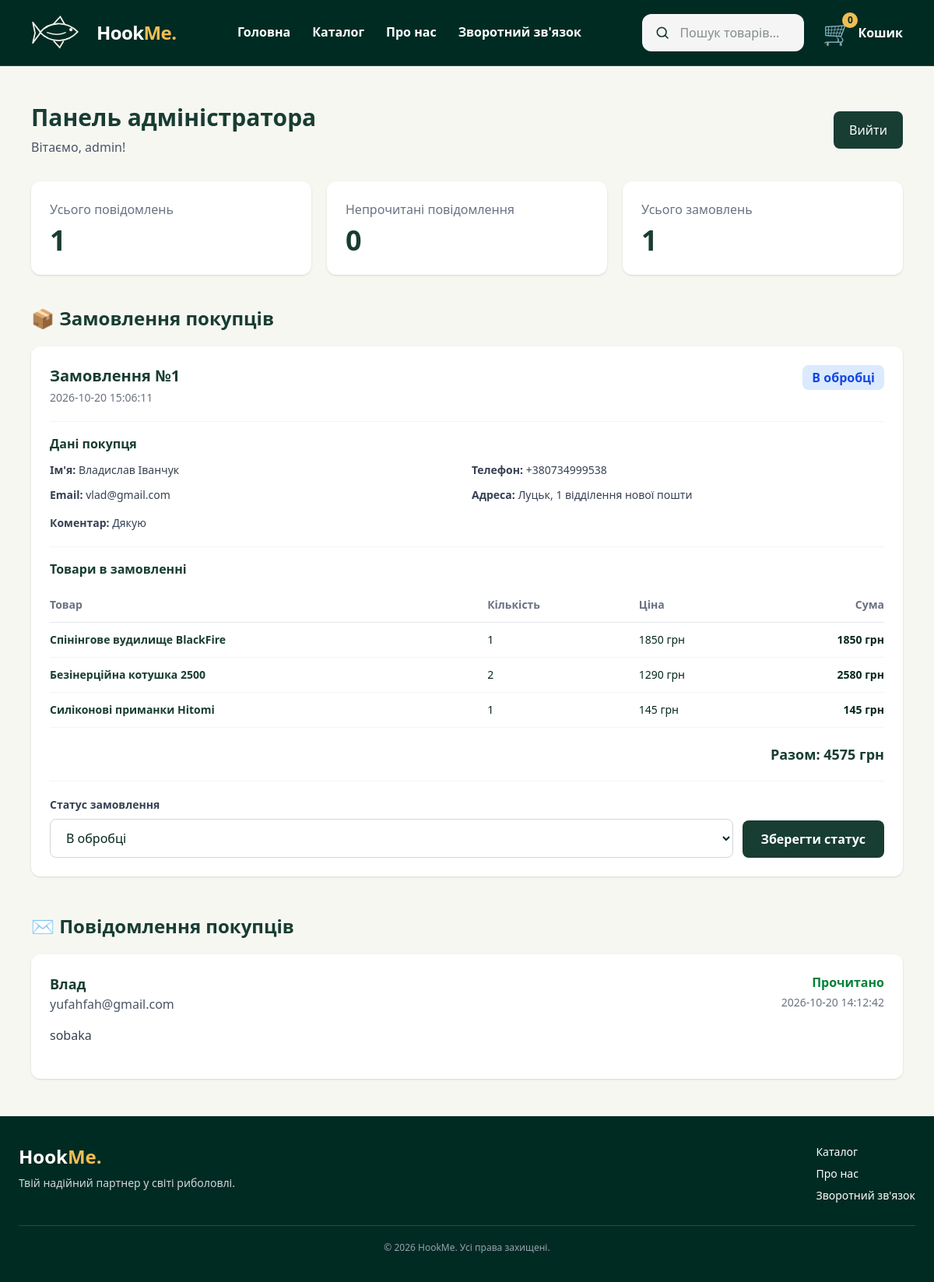
Screenshot of /admin (signed in) with the database file from the repository.
### tables this page shows
CREATE TABLE orders (
    id INTEGER PRIMARY KEY AUTOINCREMENT,
    customer_name TEXT NOT NULL,
    phone TEXT NOT NULL,
    email TEXT,
    address TEXT NOT NULL,
    comment TEXT,
    total INTEGER NOT NULL CHECK (total >= 0),
    status TEXT NOT NULL DEFAULT 'Нове'
        CHECK (status IN (
            'Нове',
            'Підтверджено',
            'В обробці',
            'Відправлено',
            'Виконано',
            'Скасовано'
        )),
    created_at TEXT NOT NULL DEFAULT CURRENT_TIMESTAMP
);

CREATE TABLE order_items (
    id INTEGER PRIMARY KEY AUTOINCREMENT,
    order_id INTEGER NOT NULL,
    product_id INTEGER,
    product_name TEXT NOT NULL,
    quantity INTEGER NOT NULL CHECK (quantity > 0),
    price INTEGER NOT NULL CHECK (price >= 0),
    FOREIGN KEY (order_id) REFERENCES orders(id) ON DELETE CASCADE,
    FOREIGN KEY (product_id) REFERENCES products(id) ON DELETE SET NULL
);

CREATE TABLE messages (
    id INTEGER PRIMARY KEY AUTOINCREMENT,
    name TEXT NOT NULL,
    email TEXT NOT NULL,
    message TEXT NOT NULL,
    created_at TEXT NOT NULL DEFAULT CURRENT_TIMESTAMP,
    is_read INTEGER NOT NULL DEFAULT 0
);

### app.py (the view)
@app.route("/admin")
@admin_required
def admin():
    messages = get_all_messages()
    unread_count = sum(
        1 for message in messages
        if message["is_read"] == 0
    )
    orders = get_all_orders()
    for order in orders:
        order["items"] = get_order_items(order["id"])
    return render_template(
        "admin.html",
        messages=messages,
        unread_count=unread_count,
        orders=orders,
        order_statuses=ORDER_STATUSES
    )

### app.py (called while the page is built)
def admin_required(function):
    @wraps(function)
    def wrapper(*args, **kwargs):
        if not session.get("admin_id"):
            return redirect(url_for("admin_login"))
        return function(*args, **kwargs)
    return wrapper

@app.context_processor
def inject_cart_count():
    cart_data = session.get("cart", {})
    return {
        "cart_count": sum(cart_data.values())
    }

### database.py (called while the page is built)
def get_connection():
    connection = sqlite3.connect(DB_PATH)
    connection.row_factory = sqlite3.Row
    connection.execute("PRAGMA foreign_keys = ON")
    return connection

def get_all_messages():
    with get_connection() as connection:
        rows = connection.execute("""
            SELECT * FROM messages
            ORDER BY created_at DESC, id DESC
        """).fetchall()
        return [dict(row) for row in rows]

def get_all_orders():
    with get_connection() as connection:
        rows = connection.execute("""
            SELECT * FROM orders
            ORDER BY id DESC
        """).fetchall()
        return [dict(row) for row in rows]

def get_order_items(order_id):
    with get_connection() as connection:
        rows = connection.execute("""
            SELECT * FROM order_items
            WHERE order_id = ?
            ORDER BY id
        """, (order_id,)).fetchall()
        return [dict(row) for row in rows]

### templates/admin.html (shortened to what this page needs)
{% extends "base.html" %}
{% block content %}
<section class="max-w-6xl mx-auto px-4 py-12">
    <div class="flex flex-wrap justify-between items-center gap-4 mb-8">
        <div>
            <h1 class="text-3xl font-bold text-[#183d32]">
                Панель адміністратора
            </h1>
            <p class="text-gray-600 mt-2">
                Вітаємо, {{ session.admin_username }}!
            </p>
        </div>
        <form method="POST" action="{{ url_for('admin_logout') }}">
            <button
                type="submit"
                class="bg-[#183d32] text-white px-5 py-3
                       rounded-lg hover:bg-[#285747] transition">
                Вийти
            </button>
        </form>
    </div>
    <div class="grid grid-cols-1 md:grid-cols-3 gap-5 mb-10">
        <div class="bg-white rounded-xl shadow p-6">
            <p class="text-gray-500 mb-2">
                Усього повідомлень
            </p>
            <p class="text-4xl font-bold text-[#183d32]">
                {{ messages|length }}
            </p>
        </div>
        <div class="bg-white rounded-xl shadow p-6">
            <p class="text-gray-500 mb-2">
                Непрочитані повідомлення
            </p>
            <p class="text-4xl font-bold text-[#183d32]">
                {{ unread_count }}
            </p>
        </div>
        <div class="bg-white rounded-xl shadow p-6">
            <p class="text-gray-500 mb-2">
                Усього замовлень
            </p>
            <p class="text-4xl font-bold text-[#183d32]">
                {{ orders|length }}
            </p>
        </div>
    </div>
    <h2 class="text-2xl font-bold text-[#183d32] mb-5">
        📦 Замовлення покупців
    </h2>
    {% if orders %}
    <div class="space-y-5 mb-12">
        {% for order in orders %}
        <div class="bg-white rounded-xl shadow p-6">
            <div class="flex flex-wrap justify-between gap-4 mb-5">
                <div>
                    <h3 class="text-xl font-bold text-[#183d32]">
                        Замовлення №{{ order.id }}
                    </h3>
                    <p class="text-sm text-gray-500 mt-1">
                        {{ order.created_at }}
                    </p>
                </div>
                <div>
                    {% if order.status == "Нове" %}
                    <span class="inline-block bg-amber-100
                                 text-amber-700 px-3 py-1
                                 rounded-lg font-semibold">
                        {{ order.status }}
                    </span>
                    {% elif order.status == "Виконано" %}
                    <span class="inline-block bg-green-100
                                 text-green-700 px-3 py-1
                                 rounded-lg font-semibold">
                        {{ order.status }}
                    </span>
                    {% elif order.status == "Скасовано" %}
                    <span class="inline-block bg-red-100
                                 text-red-700 px-3 py-1
                                 rounded-lg font-semibold">
                        {{ order.status }}
                    </span>
                    {% else %}
                    <span class="inline-block bg-blue-100
                                 text-blue-700 px-3 py-1
                                 rounded-lg font-semibold">
                        {{ order.status }}
                    </span>
                    {% endif %}
                </div>
            </div>
            <div class="border-t border-gray-100 pt-4 mb-5">
                <h4 class="font-bold text-[#183d32] mb-3">
                    Дані покупця
                </h4>
                <div class="grid grid-cols-1 md:grid-cols-2 gap-3
                            text-sm text-gray-700">
                    <p>
                        <span class="font-semibold">Ім'я:</span>
                        {{ order.customer_name }}
                    </p>
                    <p>
                        <span class="font-semibold">Телефон:</span>
                        {{ order.phone }}
                    </p>
                    <p class="break-words">
                        <span class="font-semibold">Email:</span>
                        {{ order.email or "Не вказано" }}
                    </p>
                    <p class="break-words">
                        <span class="font-semibold">Адреса:</span>
                        {{ order.address }}
                    </p>
                </div>
                {% if order.comment %}
                <div class="mt-4">
                    <p class="text-sm text-gray-700 whitespace-pre-wrap break-words"><span class="font-semibold">Коментар:</span> {{ order.comment }}</p>
                </div>
                {% endif %}
            </div>
            <div class="border-t border-gray-100 pt-4 mb-5">
                <h4 class="font-bold text-[#183d32] mb-3">
                    Товари в замовленні
                </h4>
                <div class="overflow-x-auto">
                    <table class="w-full text-left text-sm">
                        <thead>
                            <tr class="border-b border-gray-200
                                       text-gray-500">
                                <th class="py-3 pr-4">
                                    Товар
                                </th>
                                <th class="py-3 pr-4">
                                    Кількість
                                </th>
                                <th class="py-3 pr-4">
                                    Ціна
                                </th>
                                <th class="py-3 text-right">
                                    Сума
                                </th>
                            </tr>
                        </thead>
                        <tbody>
                            {% for item in order["items"] %}
                            <tr class="border-b border-gray-100">
                                <td class="py-3 pr-4 font-semibold
                                           text-[#183d32]">
                                    {{ item.product_name }}
                                </td>
                                <td class="py-3 pr-4">
                                    {{ item.quantity }}
                                </td>
                                <td class="py-3 pr-4">
                                    {{ item.price }} грн
                                </td>
                                <td class="py-3 text-right font-semibold">
                                    {{ item.price * item.quantity }} грн
                                </td>
                            </tr>
                            {% endfor %}
                        </tbody>
                    </table>
                </div>
                <div class="flex justify-end mt-5">
                    <p class="text-lg font-bold text-[#183d32]">
                        Разом: {{ order.total }} грн
                    </p>
                </div>
            </div>
            <div class="border-t border-gray-100 pt-5">
                <form
                    method="POST"
                    action="{{ url_for('admin_update_order_status', order_id=order.id) }}"
                    class="flex flex-wrap items-end gap-3">
                    <div class="flex-1 min-w-48">
                        <label
                            for="status-{{ order.id }}"
                            class="block text-sm font-semibold
                                   text-gray-700 mb-2">
                            Статус замовлення
                        </label>
                        <select
                            name="status"
                            id="status-{{ order.id }}"
                            class="w-full border border-gray-300
                                   rounded-lg px-4 py-3 bg-white
                                   focus:outline-none
                                   focus:border-[#183d32]">
                            {% for status in order_statuses %}
                            <option
                                value="{{ status }}"
                                {% if order.status == status %}
                                    selected
                                {% endif %}>
                                {{ status }}
                            </option>
                            {% endfor %}
                        </select>
                    </div>
                    <button
                        type="submit"
                        class="bg-[#183d32] text-white
                               px-6 py-3 rounded-lg font-semibold
                               hover:bg-[#285747] transition">
                        Зберегти статус
                    </button>
                </form>
            </div>
        </div>
        {% endfor %}
    </div>
    {% else %}
    <div class="bg-white rounded-xl shadow p-8
                text-center text-gray-500 mb-12">
        Замовлень поки немає.
    </div>
    {% endif %}
    <h2 class="text-2xl font-bold text-[#183d32] mb-5">
        ✉️ Повідомлення покупців
    </h2>
    {% if messages %}
    <div class="space-y-4">
        {% for message in messages %}
        <div class="bg-white rounded-xl shadow p-6">
            <div class="flex flex-wrap justify-between gap-3 mb-4">
                <div>
                    <h3 class="text-lg font-bold text-[#183d32]">
                        {{ message.name }}
                    </h3>
                    <p class="text-gray-600 break-words">
                        {{ message.email }}
                    </p>
                </div>
                <div class="text-right">
                    {% if message.is_read %}
                    <span class="text-green-700 font-semibold">
                        Прочитано
                    </span>
                    {% else %}
                    <span class="text-amber-600 font-semibold">
                        Нове
                    </span>
                    {% endif %}
                    <p class="text-sm text-gray-500 mt-1">
                        {{ message.created_at }}
                    </p>
                </div>
            </div>
            <p class="text-gray-700 whitespace-pre-wrap break-words mb-5">{{ message.message }}</p>
        </div>
        {% endfor %}
    </div>
    {% else %}
    <div class="bg-white rounded-xl shadow p-8
                text-center text-gray-500">
        Повідомлень поки немає.
    </div>
    {% endif %}
</section>
{% endblock %}

### rows the page displays
orders: id "1", created_at "2026-10-20 15:06:11", status "В обробці", customer_name "Владислав Іванчук", phone "+380734999538", email "vlad@gmail.com", address "Луцьк, 1 відділення нової пошти", comment "Дякую", total "4575"
order_items: product_name "Спінінгове вудилище BlackFire", quantity "1", price "1850", item.price*item.quantity "1850"
order_items: product_name "Безінерційна котушка 2500", quantity "2", price "1290", item.price*item.quantity "2580"
order_items: product_name "Силіконові приманки Hitomi", quantity "1", price "145", item.price*item.quantity "145"
messages: name "Влад", email "yufahfah@gmail.com", is_read "Прочитано", created_at "2026-10-20 14:12:42", message "sobaka"

### other values shown
{{ cart_count|default(0) }} "0"
{{ session.admin_username }} "admin"
{{ messages|length }} "1"
{{ unread_count }} "0"
{{ orders|length }} "1"
